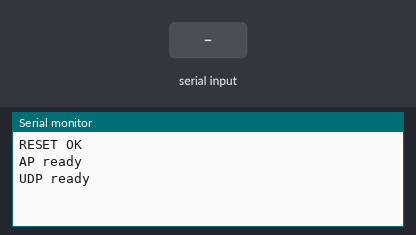
A sketch run on a simulated Arduino Uno, built with avr-gcc and run on an emulated ATmega328P. Parts: the last lines printed to the serial monitor. The test bench sets the inputs (shaded band). The modem accepts every AT command (registered, SIM ready, sends succeed) and sends nothing else.

Above: at 1.3 s.
1.4 s: "0:" received over Serial
At 2.6 s:
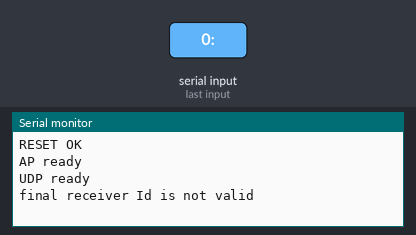
2.9 s: "30:150:10:" received over Serial
At 4.3 s:
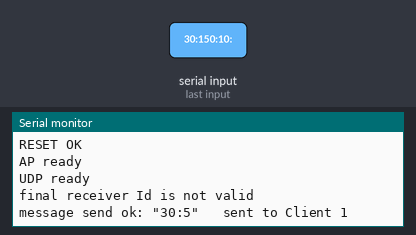

Measured:
- after the input at 1.4 s, the serial monitor: prints a new line at once (image 1)
- after the input at 2.9 s, the serial monitor: prints a new line at once (image 2)

The sketch:

UDP_Server.ino
```cpp
/*
  UDP Bidirectional Commmunication for server with three clients, which not all have to be present.
  No change necessary.
  For the definition of the AT commands, see for
  https://room-15.github.io/blog/2015/03/26/esp8266-at-command-reference/#at-commands
  The serial monitor has to be set to Baud 19200 and CR and LF active.
  Messages to be send or received by ESP or entered via Serial Monitor have the following syntax:
  <message Msg> : <char original sender Id on send or final receiver Id on receive>
  example: 100pv:0
*/

#define DEBUG true


#include <SoftwareSerial.h>

SoftwareSerial esp8266(11, 12); // RX, TX

String me = "5";//own Id

String frId = me;//final receivers Id on receiving a message
String osId = me;//original senders Id on sending a message
long atime = millis();

bool ESPsga = true;//ESPsga (ESP self generated answer) means the incoming is supposed to be a ESP self generated answer, true for the beginning
String Msg;//net message

void setup() {
  Serial.begin(19200);
  esp8266.begin(19200);

  esp8266.setTimeout(5000);
  if (sendCom("AT+RST", "ready")) debug("RESET OK");
  else debug("RESET NOT OK");

  if (configAP()) {
    debug("AP ready");
  }
  if (configUDP()) {
    debug("UDP ready");
  }
}

void loop() {
  char InChar;
  String Sender = me;

  while (esp8266.available()) {
    if (ESPsga) {//if assumed, that it is ESP self generated answer, check it
     InChar = esp8266.read();

      if (InChar == '+') {
        esp8266.find("IPD,");
        delay(1);
        //read original sender Id: osId
        osId = (String)esp8266.parseInt();
        esp8266.find(':');
        //clear the net message: Msg
        Msg = "";
        //Found "+IPD,", so we set ESPsga false to not read it again until next message or answer
        ESPsga = false;//it is not a ESP self generated answer, so it is a message
      } else
        //clear buffer, when "+IPD," not found
        esp8266.find('\n');
    } else {//it is clear, that a message has been found
      //reads one char of the message per looping from the buffer
      InChar = esp8266.read();

      if (!(InChar == ':')) {
        Msg += InChar;//add net message together, when inChar not ':'
      } else {
        //read final receiver Id: frId
        frId = (String)esp8266.parseInt();

        //Find out who was the original sender
        switch (osId.toInt()) {
          case 0: Sender = "Computer"; break;
          case 1: Sender = "Client 1";   break;
          case 2: Sender = "Client 2";   break;
          default: Sender = "not valid sender";
        }
        //print 'Msg'
        if (frId != me)debug("Msg got: \"" + Msg + "\" from " + Sender);

        //if the message is for me, execute it, else send it to final receiver Id: frId
        if (frId == me)Serial.println("Msg for me:   \"" + Msg + "\"   from:   " + Sender);
        //when final receiver is existing, append to message Msg the original sender Id: osId and send it to final receiver
        else if (frId == "0" || frId == "1" || frId == "2") WifiSend(Msg + ":" + osId, frId);
        else debug("final receiver Id is not valid");

        //clear buffer because usable message ended
        esp8266.find('\n');
        //Message ended, ready for next receive, which is again supposed first to be a ESP self generated answer
        ESPsga  = true;
      }
    }
  }
  while(Serial.available()) {
    //identify myself
    osId = me;
    //read message Msg

    Msg = Serial.readStringUntil(':');
    delay(1);
    //to do: parse Msg
    //when Msg does not end with "\r\n", there is more, identify the final receiver Id: frId, default it is me
    frId = me;
    //when Msg ends with "\r\n", get rid of it
    if (Msg.endsWith("\r\n")) {
      Msg = Msg.substring(0, Msg.length() - 2);
    }
    else frId = (String)(Serial.read() - '0');//read the final receiver Id: frId
    //if the message is for me execute it, else send it to final receiver Id: frId
    if (frId == me)
      debug("Msg for me: \"" + Msg + "\" from: my Serial Monitor");
    //when final receiver is existing, append to message Msg the original sender Id: osId and send it
    else if (frId == "0" || frId == "1" || frId == "2")
      WifiSend(Msg + ":" + osId, frId);
    else debug("final receiver Id is not valid");
    Serial.find('\n');//clear buffer
  } // computing and other code
}

//-----------------------------------------Config ESP8266------------------------------------

boolean configAP()
{
  boolean success = true;
  //set  AP mode (host)
  success &= (sendCom("AT+CWMODE=2", "OK"));
  //set AP to SSID "NanoESP" without password "", channel Id 5 and no encoding
  success &= (sendCom("AT+CWSAP=\"NanoESP\",\"\",5,0", "OK"));
  //Set ip addr of ESP8266 softAP
  success &= (sendCom("AT+CIPAP=\"192.168.4.1\"", "OK"));

  return success;
}

boolean configUDP()
{
  boolean success = true;
  //set transfer mode to normal transmission.
  success &= (sendCom("AT+CIPMODE=0", "OK"));
  //set to multiple connections (up to four)
  success &= (sendCom("AT+CIPMUX=1", "OK"));
  //start connection in UDP with assigned IP addresses, send channel and receive channel
  success &= sendCom("AT+CIPSTART=0,\"UDP\",\"192.168.4.2\",90,91", "OK"); //UDP Bidirectional and Broadcast to Packet sender or TWedge
  success &= sendCom("AT+CIPSTART=1,\"UDP\",\"192.168.4.3\",92,93", "OK"); //UDP Bidirectional and Broadcast to Client 1
  success &= sendCom("AT+CIPSTART=2,\"UDP\",\"192.168.4.4\",94,95", "OK"); //UDP Bidirectional and Broadcast to Client 2
  return success;
}

//-----------------------------------------------Control ESP-----------------------------------------------------

boolean sendCom(String command, char respond[])
{
  esp8266.println(command);
  if (esp8266.findUntil(respond, "ERROR"))
  {
    return true;
  }
  else
  {
    debug("ESP SEND ERROR: " + command);
    return false;
  }
}


//-------------------------------------------------Debug Functions------------------------------------------------------
void debug(String Msg)
{
  if (DEBUG)
  {
    Serial.println(Msg);
  }
}
//---------------------------------------------------------Sender--------------------------------------------------------
void WifiSend (String Msg, String Id) {
  bool sucess = sendCom("AT+CIPSEND=" + Id + "," + (String)(Msg.length()), "OK");
  delay(1);

  sucess &= sendCom(Msg, "OK");

  if (sucess)
    Serial.print("message send ok: \"" + Msg + "\"");
  switch (Id.toInt()) {
    case 0: Serial.println("   sent to Computer"); break;
    case 1: Serial.println("   sent to Client 1"); break;
    case 2: Serial.println("   sent to Client 2"); break;
    default: Serial.println("   invalid ID");
  }
}
```
